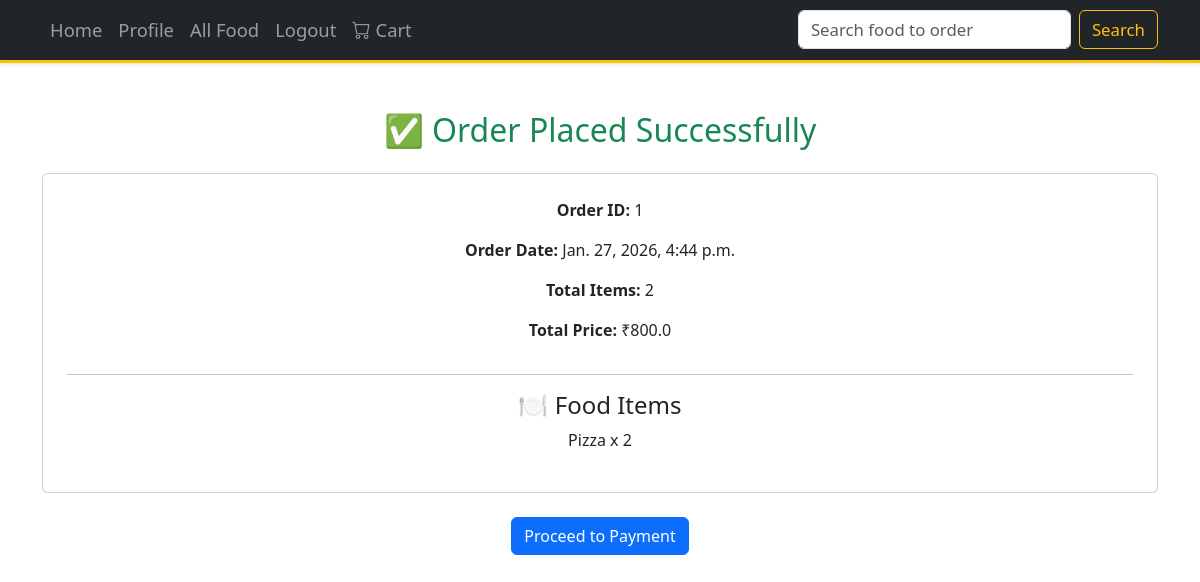
The page /order_success/1/ (signed in) on the database its author committed.
### foods/models.py (models this page shows, shortened)
class OrderDetails(models.Model):
    user = models.ForeignKey(User, on_delete=models.CASCADE)
    food_details = models.TextField()
    order_id = models.UUIDField(default=uuid.uuid4, unique=True, editable=False)
    total_qty = models.IntegerField()
    total_price = models.FloatField()
    created_at = models.DateTimeField(auto_now_add=True)

### foods/views.py (the view)
# urls.py: path('order_success/<int:order_id>/', views.order_success, name='order_success'),
@never_cache
@login_required(login_url='login')
def order_success(request, order_id):
    order = get_object_or_404(OrderDetails, id=order_id, user=request.user)
    return render(request, 'foods/order_success.html', {
        'orderid': order.id,
        'order_date': order.created_at if hasattr(order, 'created_at') else timezone.now(),
        'food_details': order.food_details,
        'total_price': order.total_price,
        'total_quantity': order.total_qty,
    })

### templates/foods/order_success.html
{% extends "base.html" %}
{% block content %}
<div class="container mt-5 text-center">
  <h2 class="text-success">✅ Order Placed Successfully</h2>
  <div class="card p-4 mt-4">
    <p><strong>Order ID:</strong> {{ orderid }}</p>
    <p><strong>Order Date:</strong> {{ order_date }}</p>
    <p><strong>Total Items:</strong> {{ total_quantity }}</p>
    <p><strong>Total Price:</strong> ₹{{ total_price }}</p>
    <hr>
    <h4>🍽️ Food Items</h4>
    <p>{{ food_details }}</p>
  </div>
  <a href="{% url 'allfood' %}" class="btn btn-primary mt-4">
    Proceed to Payment
  </a>
</div>
{% endblock %}

### rows shown on the page
OrderDetails: created_at "Jan. 27, 2026, 4:44 p.m.", total_price "800.0", food_details "Pizza x 2"

### other values the page prints
{{ orderid }} "1"
{{ total_quantity }} "2"
